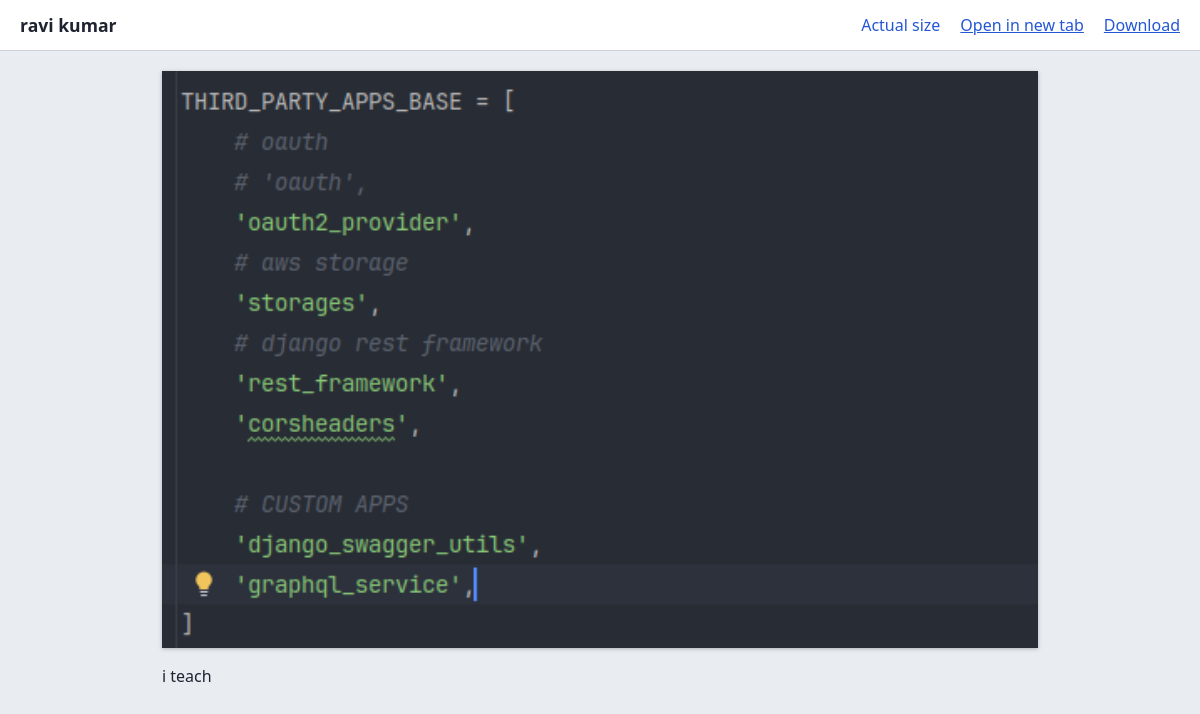
Screenshot of /test/get/ with the database file from the repository.
### catalog/models.py (models this page shows)
class InstructorProfile(models.Model):
    username = models.CharField(max_length = 20,unique = True,null = True,blank = True)
    email = models.CharField(max_length = 20,unique = True,null = True,blank = True)
    dob = models.DateField(null=True,blank=True)
    display_name = models.CharField(max_length=100)
    bio = models.TextField(null=True,blank=True)
    display_profile_image = models.ImageField(upload_to="instructors/", blank=True)
    expertise = models.CharField(max_length=100,null=True,blank=True)

### eduverse/views.py (the view)
# urls.py: path('test/get/',views.gettest),
def gettest(request):
    content = InstructorProfile.objects.first()
    return render(request, "get_test.html", {"content": content})

### templates/get_test.html (shortened to what this page needs)
<!DOCTYPE html>
<html lang="en">
<head>
</head>
<body>
{% if content %}
  <header>
    <h1>{{ content.display_name }}</h1>
    {% if content.display_profile_image %}
      <button type="button" class="link" id="zoomBtn">Actual size</button>
      <a href="{{ content.display_profile_image.url }}" target="_blank" rel="noopener">Open in new tab</a>
      <a href="{{ content.display_profile_image.url }}" download>Download</a>
    {% endif %}
  </header>
  <main>
    {% if content.display_profile_image %}
      <div class="viewer" id="viewer">
        <img id="photo" src="{{ content.display_profile_image.url }}" alt="{{ content.display_name }}">
      </div>
    {% else %}
      <p class="msg">This instructor has no profile image.</p>
    {% endif %}
    {% if content.bio %}<p class="bio">{{ content.bio }}</p>{% endif %}
  </main>
{% else %}
  <main><p class="msg err">No instructor found.</p></main>
{% endif %}
</body>
</html>

### templates/get_test.html (style rules this page uses)
:root { --bg:#e9ecf1; --bar:#fff; --text:#1d2330; --line:#c9cfdb; --accent:#2457d6; --err:#b42318; }
* { box-sizing: border-box; }
body { margin:0; background:var(--bg); color:var(--text); font:16px/1.5 system-ui, sans-serif; }
header { position:sticky; top:0; z-index:1; display:flex; flex-wrap:wrap; align-items:center; gap:8px 20px; padding:12px 20px; background:var(--bar); border-bottom:1px solid var(--line); }
h1 { margin:0; font-size:1.1rem; flex:1 1 200px; }
a, button.link { color:var(--accent); background:none; border:0; padding:0; font:inherit; cursor:pointer; }
main { max-width:900px; margin:20px auto; padding:0 12px; }
.viewer { overflow:auto; background:#fff; box-shadow:0 1px 4px rgba(0,0,0,.25); }
.viewer img { display:block; width:100%; height:auto; cursor:zoom-in; }
.bio { margin-top:16px; white-space:pre-line; }

### rows the page displays
InstructorProfile: display_name "ravi kumar", display_profile_image (picture), bio "i teach"
